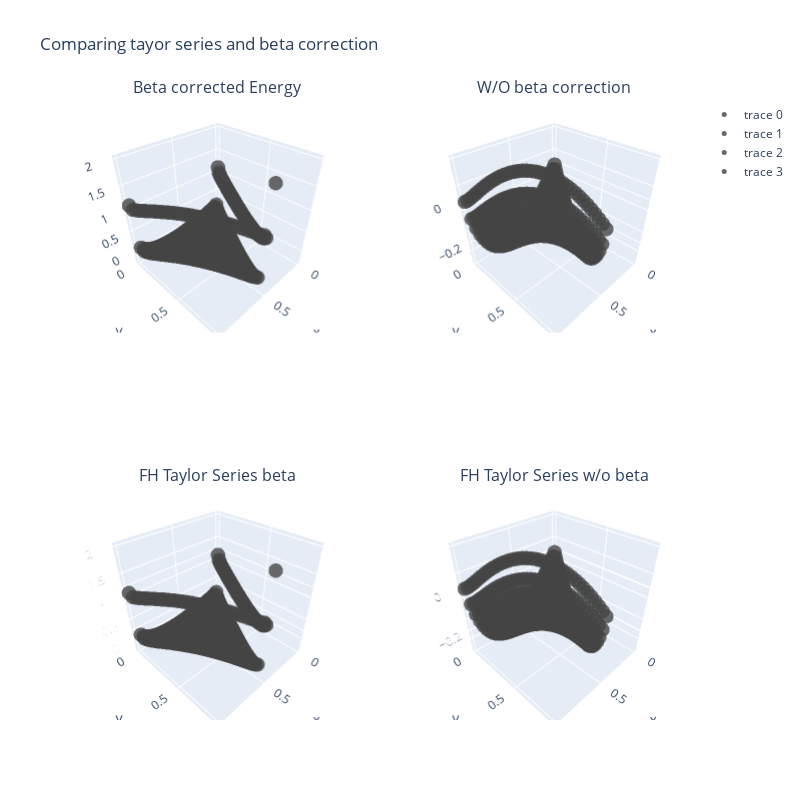

Notebook code for this chart:
### Code cell
specs = [[{'type': 'scene'},{'type': 'scene'}],[{'type': 'scene'},{'type': 'scene'}]]
fig = make_subplots(rows=2,cols=2,specs=specs,subplot_titles=("Beta corrected Energy",\
                                                              "W/O beta correction",\
                                                              "FH Taylor Series beta","FH Taylor Series w/o beta"))
coords = []
for point in grid:
    coords.append(get_ternary_coords(point))
    
trace = scatter3d(coords,energy_beta)
fig.add_trace(trace, row=1, col=1)
fig.update_layout(scene = dict(zaxis_title='Energy'),scene_aspectmode='cube')

trace = scatter3d(coords,energy_nobeta)
fig.add_trace(trace, row=1, col=2)
fig.update_layout(scene = dict(zaxis_title='Energy'),scene2_aspectmode='cube')

trace = scatter3d(coords,energy_FHbeta)
fig.add_trace(trace, row=2, col=1)
fig.update_layout(scene = dict(zaxis_title='Energy'),scene3_aspectmode='cube')

trace = scatter3d(coords,energy_FH_nobeta)
fig.add_trace(trace, row=2, col=2)
fig.update_layout(scene = dict(zaxis_title='Energy'),scene4_aspectmode='cube')

fig.update_layout(
    title_text='Comparing tayor series and beta correction',
    height=800,
    width=800, margin=dict(l=80, r=80, t=100, b=80)
)


fig.write_html("../expts/data/FHComparision.html")

#fig.show()

### Figure 1 — Plotly figure (JSON) as saved in the notebook; plotly's stock layout.template omitted (floating-point values rounded to 4 significant figures; data arrays with more than 128 entries replaced by an {"elided": "..."} marker saying what was removed)
{"data": [{"marker": {"color": [], "colorscale": [[0, "rgb(103,0,31)"], [0.1, "rgb(178,24,43)"], [0.2, "rgb(214,96,77)"], [0.3, "rgb(244,165,130)"], [0.4, "rgb(253,219,199)"], [0.5, "rgb(247,247,247)"], [0.6, "rgb(209,229,240)"], [0.7, "rgb(146,197,222)"], [0.8, "rgb(67,147,195)"], [0.9, "rgb(33,102,172)"], [1, "rgb(5,48,97)"]], "opacity": 0.8, "size": 5}, "mode": "markers", "scene": "scene", "type": "scatter3d", "x": {"elided": "820 float values"}, "y": {"elided": "820 float values"}, "z": {"elided": "820 float values"}}, {"marker": {"color": [], "colorscale": [[0, "rgb(103,0,31)"], [0.1, "rgb(178,24,43)"], [0.2, "rgb(214,96,77)"], [0.3, "rgb(244,165,130)"], [0.4, "rgb(253,219,199)"], [0.5, "rgb(247,247,247)"], [0.6, "rgb(209,229,240)"], [0.7, "rgb(146,197,222)"], [0.8, "rgb(67,147,195)"], [0.9, "rgb(33,102,172)"], [1, "rgb(5,48,97)"]], "opacity": 0.8, "size": 5}, "mode": "markers", "scene": "scene2", "type": "scatter3d", "x": {"elided": "820 float values"}, "y": {"elided": "820 float values"}, "z": {"elided": "820 float values"}}, {"marker": {"color": [], "colorscale": [[0, "rgb(103,0,31)"], [0.1, "rgb(178,24,43)"], [0.2, "rgb(214,96,77)"], [0.3, "rgb(244,165,130)"], [0.4, "rgb(253,219,199)"], [0.5, "rgb(247,247,247)"], [0.6, "rgb(209,229,240)"], [0.7, "rgb(146,197,222)"], [0.8, "rgb(67,147,195)"], [0.9, "rgb(33,102,172)"], [1, "rgb(5,48,97)"]], "opacity": 0.8, "size": 5}, "mode": "markers", "scene": "scene3", "type": "scatter3d", "x": {"elided": "820 float values"}, "y": {"elided": "820 float values"}, "z": {"elided": "820 float values"}}, {"marker": {"color": [], "colorscale": [[0, "rgb(103,0,31)"], [0.1, "rgb(178,24,43)"], [0.2, "rgb(214,96,77)"], [0.3, "rgb(244,165,130)"], [0.4, "rgb(253,219,199)"], [0.5, "rgb(247,247,247)"], [0.6, "rgb(209,229,240)"], [0.7, "rgb(146,197,222)"], [0.8, "rgb(67,147,195)"], [0.9, "rgb(33,102,172)"], [1, "rgb(5,48,97)"]], "opacity": 0.8, "size": 5}, "mode": "markers", "scene": "scene4", "type": "scatter3d", "x": {"elided": "820 float values"}, "y": {"elided": "820 float values"}, "z": {"elided": "820 float values"}}], "layout": {"annotations": [{"font": {"size": 16}, "showarrow": false, "text": "Beta corrected Energy", "x": 0.225, "xanchor": "center", "xref": "paper", "y": 1, "yanchor": "bottom", "yref": "paper"}, {"font": {"size": 16}, "showarrow": false, "text": "W/O beta correction", "x": 0.775, "xanchor": "center", "xref": "paper", "y": 1, "yanchor": "bottom", "yref": "paper"}, {"font": {"size": 16}, "showarrow": false, "text": "FH Taylor Series beta", "x": 0.225, "xanchor": "center", "xref": "paper", "y": 0.375, "yanchor": "bottom", "yref": "paper"}, {"font": {"size": 16}, "showarrow": false, "text": "FH Taylor Series w/o beta", "x": 0.775, "xanchor": "center", "xref": "paper", "y": 0.375, "yanchor": "bottom", "yref": "paper"}], "height": 800, "margin": {"b": 80, "l": 80, "r": 80, "t": 100}, "scene": {"aspectmode": "cube", "domain": {"x": [0, 0.45], "y": [0.625, 1]}, "zaxis": {"title": {"text": "Energy"}}}, "scene2": {"aspectmode": "cube", "domain": {"x": [0.55, 1], "y": [0.625, 1]}}, "scene3": {"aspectmode": "cube", "domain": {"x": [0, 0.45], "y": [0, 0.375]}}, "scene4": {"aspectmode": "cube", "domain": {"x": [0.55, 1], "y": [0, 0.375]}}, "title": {"text": "Comparing tayor series and beta correction"}, "width": 800}}
